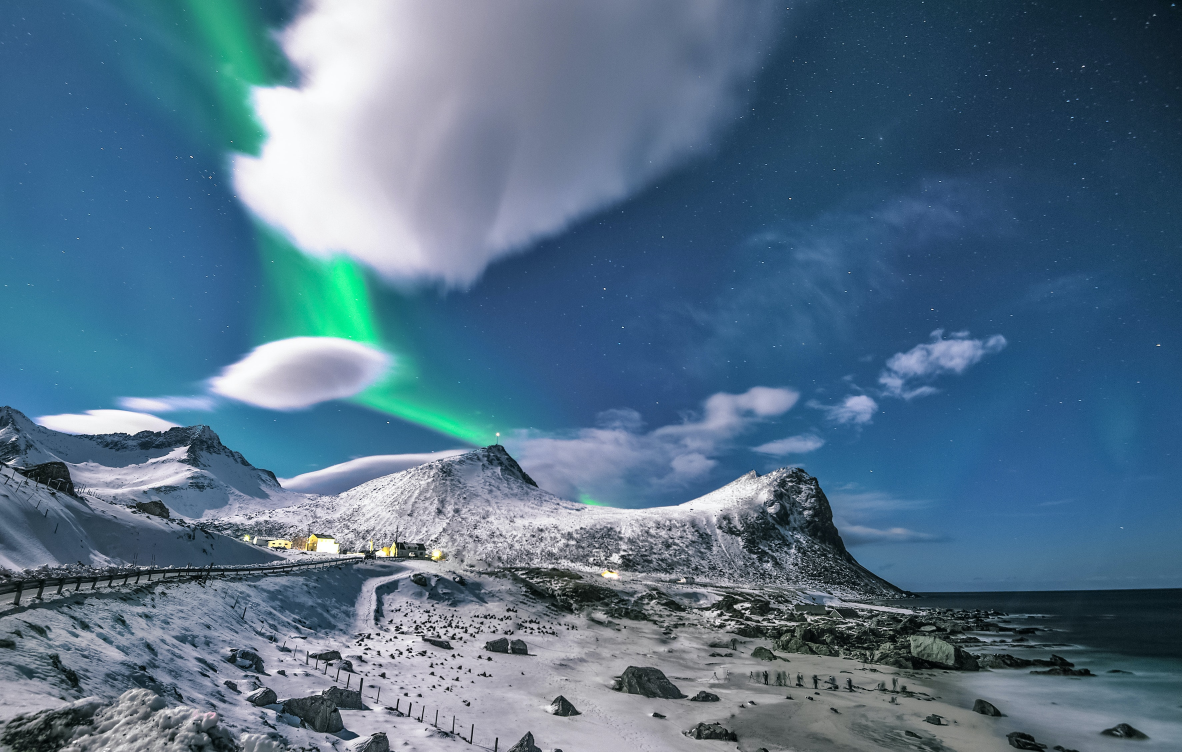
#> input picture Parallel_Computing/sample_images/pexels-stein-egil-liland-3408744.jpg, 3546 x 2255 px, found by its file name (shown at 1/3 size)
$ python python_parallel.py
#> lines starting #> are read from the running program, lines starting #| are printed output that depends on the picture
### Parallel_Computing/parallelization_methods.py
#!/usr/bin/env python3
# -*- coding: utf-8 -*-
"""
Created on Sat Sep 10 13:55:29 2022

Auxiliar file to contain functions with the different
parallelization methods

@author: gnmandrade
"""

# Import multiprocessing library
import multiprocessing as mp

#######
# Compute without parallelization
#######

def no_parallelization(data, func_to_use):
    # Declare result list
    results = []

    minimum = 4
    maximum = 8

    for row in data:
        results.append(func_to_use(row, minimum, maximum))

    return results


#######
# Parallelize with pool.apply()
#######

# [18 lines left out: function parallelize_w_pool_apply, not called in this run]

### Parallel_Computing/my_process.py
#!/usr/bin/env python3
# -*- coding: utf-8 -*-
"""
Created on Sat Sep 10 16:22:10 2022

File for customized process class

@author: gnmandrade
"""

import time
import multiprocessing as mp

def countdown(name, delay, count):
    while count:
        time.sleep(delay)
        print(f'{name, time.ctime(time.time()), count}')
        count -= 1

# Inheriting the mp.Process class into newProcess
class newProcess(mp.Process):
    # Overriding the __init__ method
    def __init__(self, name, count):
        # First we execute the regular __init__ method
        # from mp.Process
        mp.Process.__init__(self)
        # After we apply our changes
        self.name = name
        self.count = count

    # Overriding the run() method
    def run(self):
        print("Starting: " + self.name + "\n")
        countdown(self.name, 1, self.count)
        print("Exiting: " + self.name + "\n")


### Parallel_Computing/python_parallel.py
#!/usr/bin/env python3
# -*- coding: utf-8 -*-
"""
Created on Tue Sep  6 21:00:15 2022

Learning parallel computing in Python.

File based on the tutorial available in:
https://www.machinelearningplus.com/python/parallel-processing-python/

As the first tutorial was getting stuck, we tried the
following one:
https://analyticsindiamag.com/run-python-code-in-parallel-using-multiprocessing/

@author: gnmandrade
"""

# Import usual libraries
import numpy as np
import pandas as pd
import sys

import time as tm
from time import time

# Import Helper library
wdir = '/home/goncalo/Documents/python_projects/0-learning/testing-and-learning/Parallel_Computing/'

try:
    test = sys.path.index(wdir)
except:
    sys.path.append(wdir)

# Import parallelization methods
import parallelization_methods as p_methods
import my_process

# Import multiprocessing library
import multiprocessing as mp


# Workaround for the multiprocessing to work
#sys.modules['__main__'].__file__ = 'ipython'

# Find out number of processors
print("Number of processors: ", mp.cpu_count())


# Count number of elements in a given range

#######
# Prepare data
#######

np.random.RandomState(100)
arr = np.random.randint(0, 10, size = [200000, 5])
data = arr.tolist()

# Print first 5 elements
print(data[:5])


# Function to parallelize
def howmany_between_range(row, minimum, maximum):
    # Returns the number of numbers between minimum and maximum
    count = 0

    for n in row:
        if minimum <= n <= maximum:
            count = count + 1

    return count


#######
# Compute without parallelization
#######

results = p_methods.no_parallelization(data, howmany_between_range)

# Print first 10 results
print(results[:10])

#######
# Parallelize with pool.apply()
#######
# This code does not stop
# Review this part
#results2 = p_methods.parallelize_w_pool_apply(data, howmany_between_range)

#print(results2[:10])


###
# Trying second tutorial
###

# First code
def test_function(sec = 1):
    print(f'Sleeping for {sec} seconds(s)...')
    tm.sleep(sec)
    print("Done sleeping!")

start = tm.perf_counter()
# Declaring the processes
process1 = mp.Process(target = test_function)
process2 = mp.Process(target = test_function)

# Starting processes
process1.start()
process2.start()

# Telling the interpreter for wait for the processes to end
process1.join()
process2.join()

end = tm.perf_counter()
print(f"Process run in {round(end - start, 2)} seconds(s).")

######
# Test several processes
######

start = tm.perf_counter()
# Declaring the processes
processes = []

# The item in the args list is the argument of the function
for _ in range(10):
    p = mp.Process(target=test_function, args = [2])
    # Starting processes
    p.start()
    processes.append(p)

# Telling the interpreter for wait for the processes to end
# This needs to be done in a separate loop,
# otherwise the interpreter will wait for each
# process to finish
for p in processes:
    p.join()

end = tm.perf_counter()
print(f"Process run in {round(end - start, 2)} seconds(s).")


###########
# Create a class for custom process
###########
# Test the created class

t = my_process.newProcess("New Process 1", 5)
t.start()
t.join()

print("Done!!!")


###########
# Parallelize with ProcessPoolExecutor
###########

import concurrent.futures

# With only 2 processes
start = tm.perf_counter()
def useless_function(sec = 1):
    print(f'Sleeping for {sec} seconds(s)...')
    tm.sleep(sec)
    print("Done sleeping!")
    return sec

with concurrent.futures.ProcessPoolExecutor() as executor:
    process1 = executor.submit(useless_function, 1)
    process2 = executor.submit(useless_function, 1)

    print(f'Return Value: {process1.result()}')
    print(f'Return Value: {process2.result()}')

end = tm.perf_counter()
print(f"Process run in {round(end - start, 2)} seconds(s).")

# With only n processes
# use of the as_completed() method
start = tm.perf_counter()

with concurrent.futures.ProcessPoolExecutor() as executor:
    secs = [5, 4, 3, 2, 1]

    # Create pool of executions
    pool = [executor.submit(useless_function, i) for i in secs]

    for i in concurrent.futures.as_completed(pool):
        print(f'Return Value: {i.result()}')

end = tm.perf_counter()
print(f"Process run in {round(end - start, 2)} seconds(s).")


# Using the map method to retrieve the results
start = tm.perf_counter()

with concurrent.futures.ProcessPoolExecutor() as executor:
    secs = [5, 4, 3, 2, 1]

    # Submit and get results of all processes
    pool = executor.map(useless_function, secs)
    for res in pool:
        print(f'Return Value: {res}')

end = tm.perf_counter()
print(f"Process run in {round(end - start, 2)} seconds(s).")


###########
# Parallelize Image processing with ProcessPoolExecutor
###########

from PIL import Image, ImageFilter

input_folder = wdir + 'sample_images/'
output_folder = wdir + 'output_images/'

file_names = ['pexels-stein-egil-liland-3408744.jpg',
              'pexels-roberto-nickson-2559941.jpg',
              'pexels-luis-del-río-15286.jpg',
              'pexels-kammeran-gonzalezkeola-7925859.jpg',
              'pexels-jaime-reimer-2662116.jpg',
              'pexels-jacob-colvin-1757363.jpg',
              'pexels-frans-van-heerden-624015.jpg',
              'pexels-francesco-ungaro-1671324.jpg',
              'pexels-ezra-comeau-2387418.jpg',
              'pexels-eberhard-grossgasteiger-572897.jpg',
              'pexels-asad-photo-maldives-1591373.jpg']

# Running sequentially
start = tm.perf_counter()
size = (1200,1200)

def augmented_image(img_name, input_folder, output_folder):
#> called with img_name = 'pexels-stein-egil-liland-3408744.jpg'
    img = Image.open(input_folder + img_name)
#> img is the input picture: PIL image 3546x2255 RGB; mean R, G, B 83.8, 112.7, 136.1
    img = img.filter(ImageFilter.GaussianBlur(15))
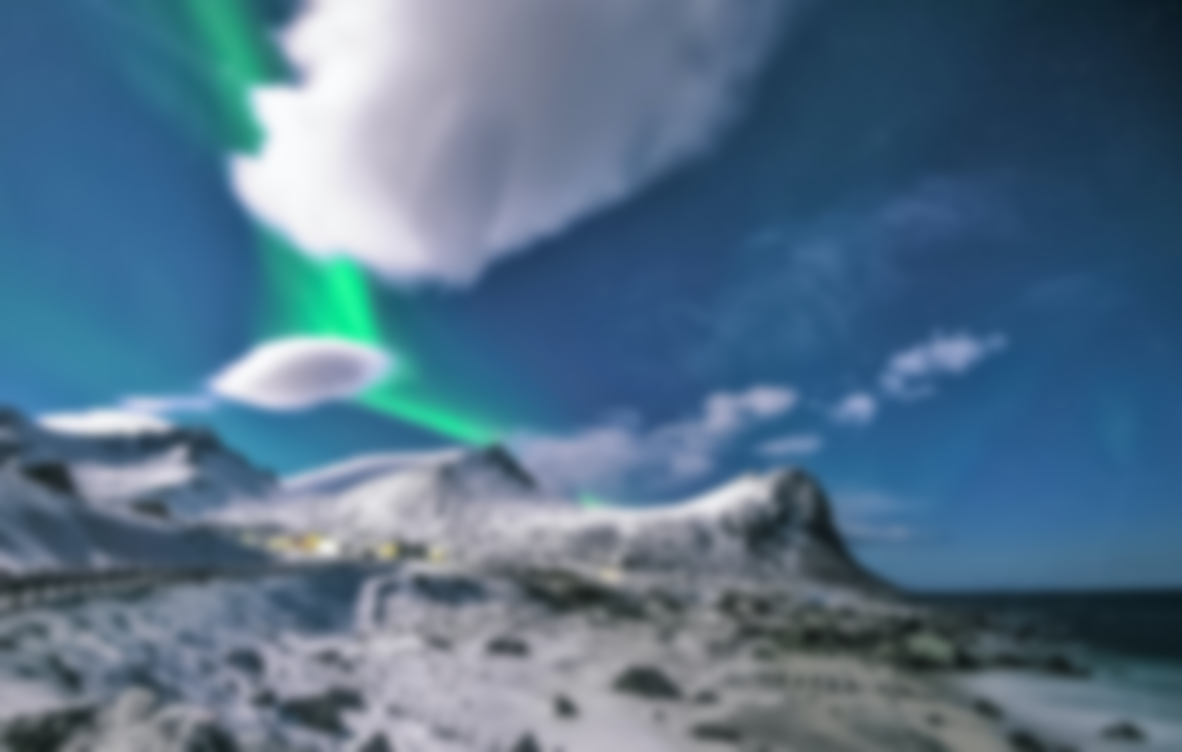
#> img: PIL image 3546x2255 RGB (shown at 1/3 size); mean R, G, B 83.8, 112.7, 136.1
    img.thumbnail(size)
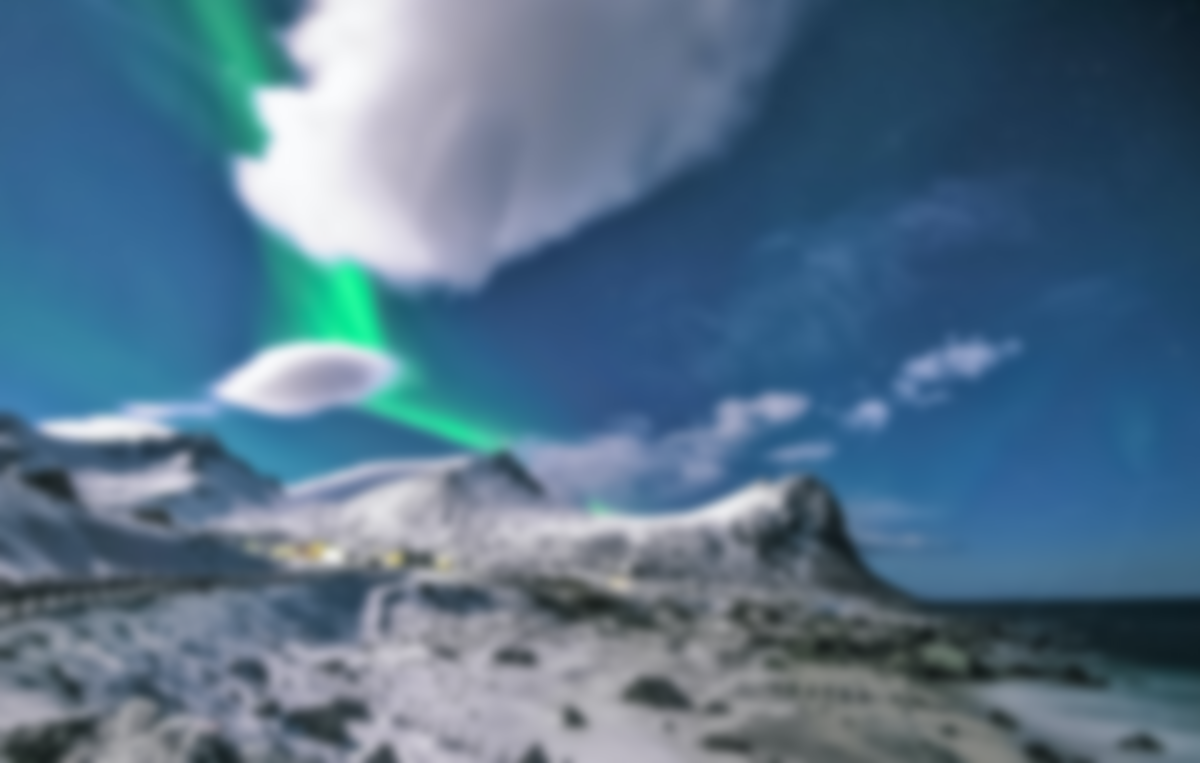
#> img: PIL image 1200x763 RGB; mean R, G, B 83.8, 112.7, 136.1
    img.save(f'{output_folder}augmented-{img_name}')
    print(f'{img_name} was augmented...')

for f in file_names:
    augmented_image(f, input_folder, output_folder)
#> pass 2 of the loop `for f in file_names:`:
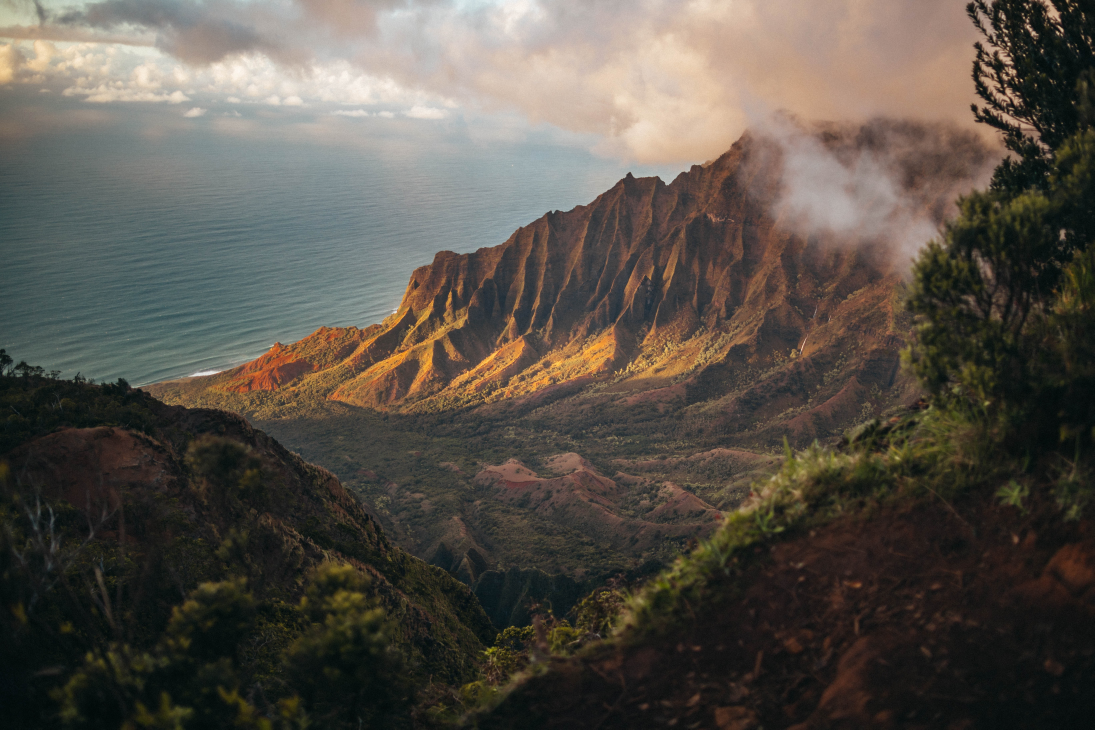
#> input picture Parallel_Computing/sample_images/pexels-roberto-nickson-2559941.jpg, 5472 x 3648 px, found by its file name (shown at 1/5 size)
#> in augmented_image, img is the input picture: PIL image 5472x3648 RGB; mean R, G, B 87.9, 82.1, 74.2
#> in augmented_image (call 2), `img.thumbnail(size)`:
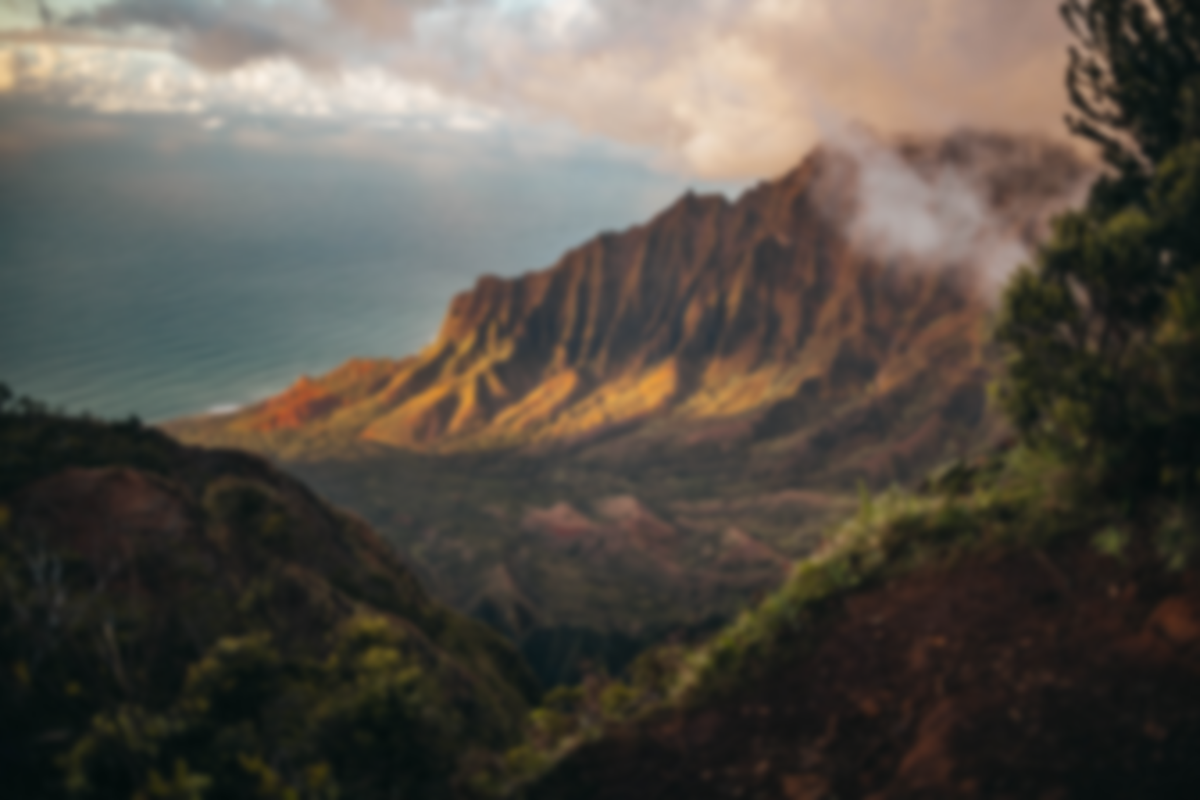
#> img: PIL image 1200x800 RGB; mean R, G, B 88, 82.2, 74.2
#> pass 3 of the loop `for f in file_names:`:
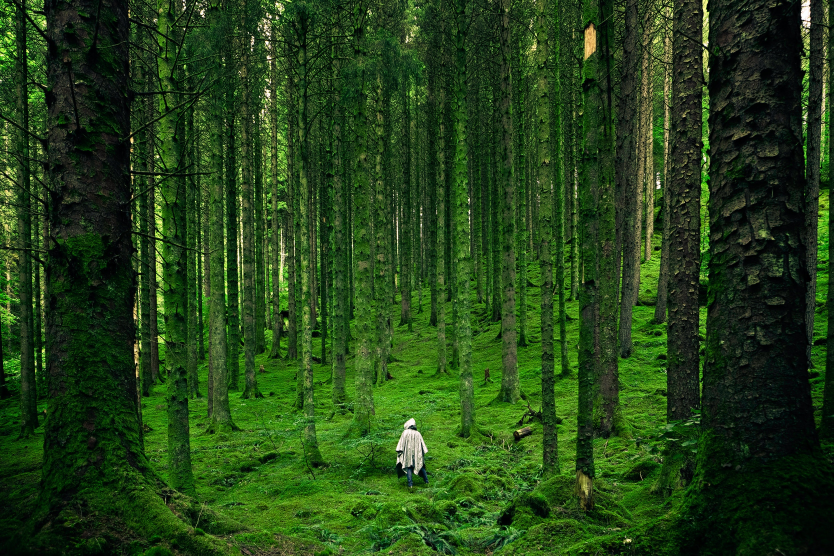
#> input picture Parallel_Computing/sample_images/pexels-luis-del-río-15286.jpg, 2500 x 1667 px, found by its file name (shown at 1/3 size)
#> in augmented_image, img is the input picture: PIL image 2500x1667 RGB; mean R, G, B 36.1, 66, 23
#> in augmented_image (call 3), `img = img.filter(ImageFilter.GaussianBlur(15))`:
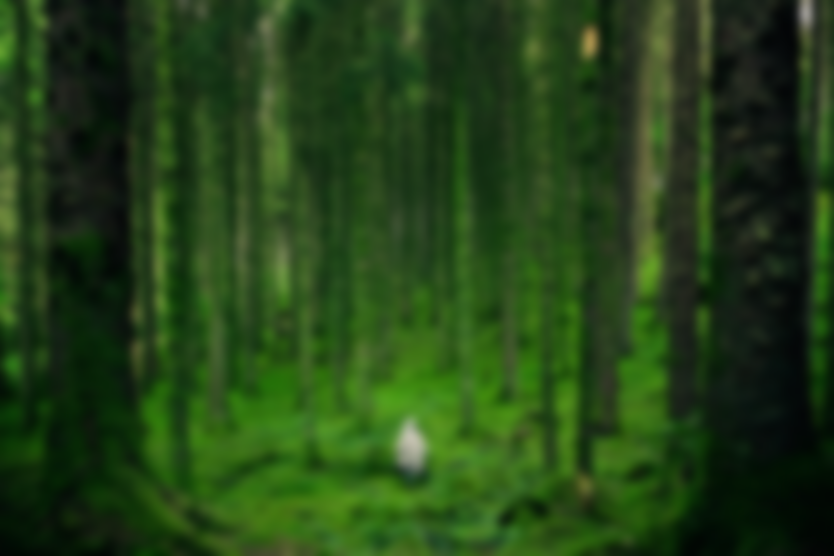
#> img: PIL image 2500x1667 RGB (shown at 1/3 size); mean R, G, B 36.1, 65.9, 23
#> in augmented_image (call 3), `img.thumbnail(size)`:
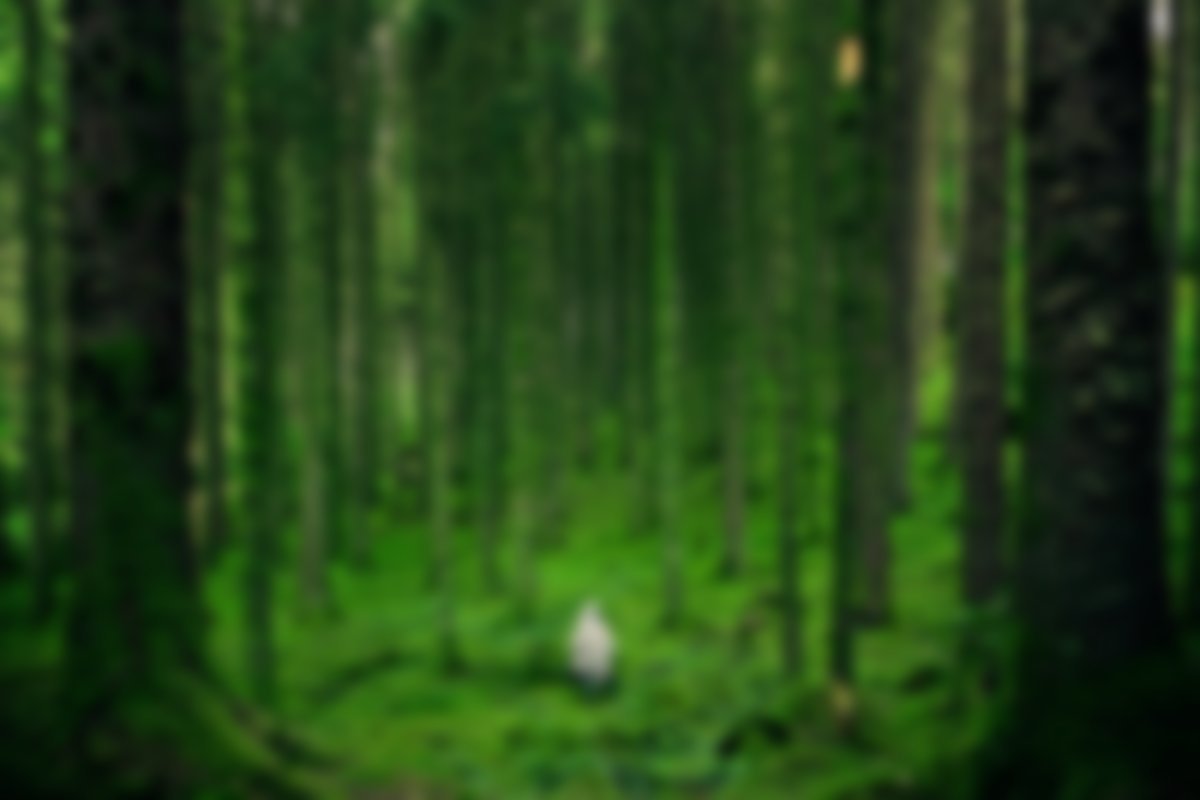
#> img: PIL image 1200x800 RGB; mean R, G, B 36.1, 65.9, 23
#> (the run stopped early here; a loop or call above may not have finished)
